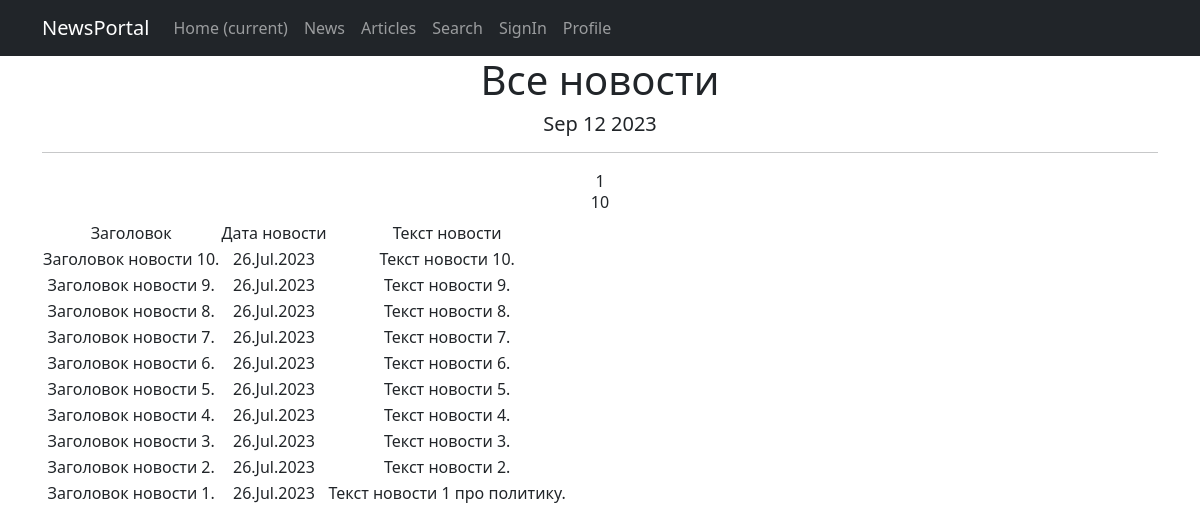
The app's page /news/ (signed in), older data.
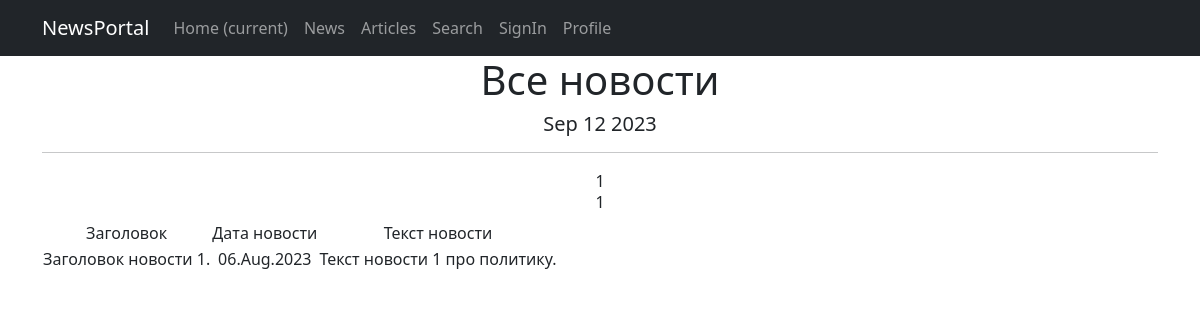
The same page, newer data.
### news/models.py (models this page shows, shortened)
class Post(models.Model):
    article = 'AR'
    news = 'NE'
    POSITIONS = [
        (article, 'Статья'),
        (news, 'Новости')
    ]
    post_type = models.CharField(max_length=2, choices=POSITIONS, default=news)
    created = models.DateTimeField(auto_now_add=True)
    title = models.CharField(max_length=255)
    text = models.TextField()
    post_rating = models.IntegerField(default=0)
    author = models.ForeignKey(Author, on_delete=models.CASCADE)
    category = models.ManyToManyField(Category, through='PostCategory')

### news/views.py (the view)
# urls.py: path('news/', cache_page(60*5)(NewsList.as_view()), name='news_list'),
class NewsList(LoginRequiredMixin, ListView):
    model = Post
    template_name = 'news/all_news.html'
    context_object_name = 'posts'
    paginate_by = 10
    def get_queryset(self):
        queryset = super().get_queryset().filter(post_type='NE')
        return queryset.order_by('-created')

### news/templatetags/custom_filters.py (called while the page is built)
@register.filter()
def censor(value):
    words = value.split()
    result = []
    for word in words:
        if word in bad_words:
            result.append(word[0] + "*"*(len(word)-2) + word[-1])
        else:
            result.append(word)
    return " ".join(result)

### news/templatetags/custom_tags.py (called while the page is built)
@register.simple_tag()
def current_time(format_string='%b %d %Y'):
    return datetime.utcnow().strftime(format_string)

### templates/news/all_news.html (shortened to what this page needs)
{% extends 'flatpages/default.html' %}
{% load custom_filters %}
{% load custom_tags %}
{% block content %}
    <h1>Все новости</h1>
    <h5>{% current_time '%b %d %Y' %}</h5>
    <hr>
    {{ page_obj.number }}
    {% if posts %}
        <h6>{{ posts|length }}</h6>
        <table>
            <tr>
                <td>Заголовок</td>
                <td>Дата новости</td>
                <td>Текст новости</td>
            </tr>
            {% for post in posts %}
            <tr>
                <td>{{ post.title|censor }}</td>
                <td>{{ post.created|date:'d.M.Y' }}</td>
                <td>{{ post.text|truncatewords:20|censor }}</td>
            </tr>
            {% endfor %}
        </table>
    {% else %}
        <h2>Новостей нет!</h2>
    {% endif %}
{% endblock content %}

Row changes from the older to the newer data that the page shows:
removed Post: title|censor "Заголовок новости 10.", created "26.Jul.2023", text|censor "Текст новости 10."
removed Post: title|censor "Заголовок новости 9.", created "26.Jul.2023", text|censor "Текст новости 9."
removed Post: title|censor "Заголовок новости 8.", created "26.Jul.2023", text|censor "Текст новости 8."
removed Post: title|censor "Заголовок новости 7.", created "26.Jul.2023", text|censor "Текст новости 7."
removed Post: title|censor "Заголовок новости 6.", created "26.Jul.2023", text|censor "Текст новости 6."
removed Post: title|censor "Заголовок новости 5.", created "26.Jul.2023", text|censor "Текст новости 5."
removed Post: title|censor "Заголовок новости 4.", created "26.Jul.2023", text|censor "Текст новости 4."
removed Post: title|censor "Заголовок новости 3.", created "26.Jul.2023", text|censor "Текст новости 3."
no longer on this page (row edited): Post: title|censor "Заголовок новости 2.", created "26.Jul.2023", text|censor "Текст новости 2."
changed Post "Заголовок новости 1.": created "26.Jul.2023" → "06.Aug.2023"
Text that changed along with them:
{{ posts|length }}: "10" → "1"
